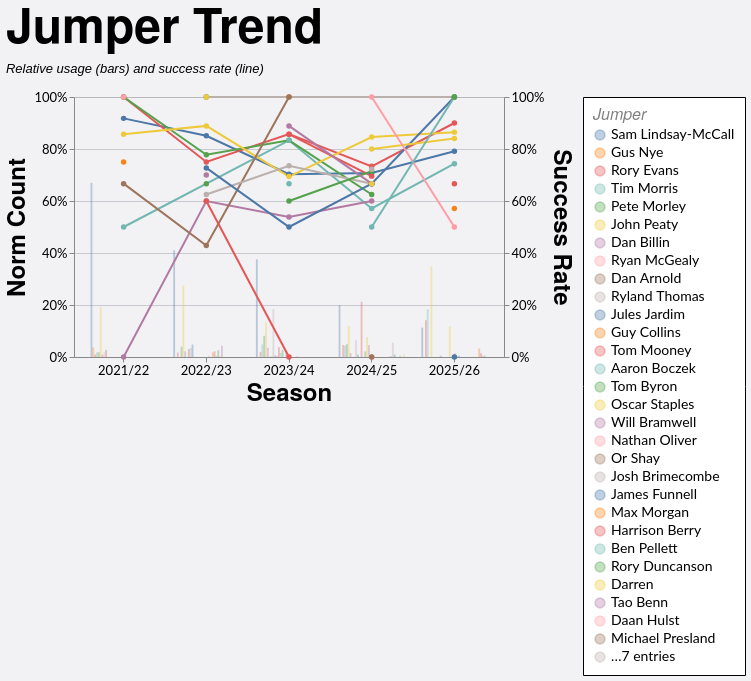

The specification (Vega-Lite) saved for this image:
### Vega-Lite specification from a JSON file in a GitHub repository (floating-point values rounded to 4 significant figures; data arrays with more than 128 entries replaced by an {"elided": "..."} marker saying what was removed)
{"config": {"axis": {"labelFont": "Lato, sans-serif", "titleFont": "PT Sans Narrow, Helvetica Neue, Helvetica, Arial, sans-serif", "labelFontSize": 13, "titleFontSize": 24, "gridColor": "#202947", "gridOpacity": 0.2}, "header": {"labelFont": "PT Sans Narrow, Helvetica Neue, Helvetica, Arial, sans-serif", "titleFont": "PT Sans Narrow, Helvetica Neue, Helvetica, Arial, sans-serif", "labelFontSize": 24, "titleFontSize": 28, "labelFontWeight": "bold", "orient": "left"}, "legend": {"labelFont": "Lato, sans-serif", "titleFont": "PT Sans Narrow, Helvetica Neue, Helvetica, Arial, sans-serif", "labelFontSize": 14, "titleFontSize": 16, "titlePadding": 5, "fillColor": "white", "strokeColor": "black", "padding": 10, "titleFontWeight": "lighter", "titleFontStyle": "italic", "titleColor": "gray", "offset": 10}, "title": {"font": "PT Sans Narrow, Helvetica Neue, Helvetica, Arial, sans-serif", "fontSize": 48, "fontWeight": "bold", "anchor": "start", "align": "center", "titlePadding": 20, "subtitlePadding": 10, "subtitleFontSize": 13, "subtitleColor": "", "subtitleFontStyle": "italic", "offset": 15, "color": "black"}, "axisX": {"labelAngle": 0}, "facet": {"title": null, "header": null, "align": {"row": "each", "column": "each"}}, "resolve": {"scale": {"y": "independent", "facet": "independent"}}, "background": "#f2f1f4"}, "layer": [{"mark": {"type": "bar", "opacity": 0.35}, "encoding": {"color": {"field": "jumper", "sort": null, "title": "Jumper", "type": "nominal"}, "tooltip": [{"field": "season", "title": "Season", "type": "nominal"}, {"field": "jumper", "title": "Jumper", "type": "nominal"}, {"field": "won", "format": ",.0f", "title": "Won", "type": "quantitative"}, {"field": "attempts", "format": ",.0f", "title": "Attempts", "type": "quantitative"}, {"field": "norm_count", "format": ".1%", "title": "Norm Count", "type": "quantitative"}, {"field": "success_rate", "format": ".1%", "title": "Success Rate", "type": "quantitative"}], "x": {"field": "season", "sort": ["2021/22", "2022/23", "2023/24", "2024/25", "2025/26"], "title": "Season", "type": "nominal"}, "xOffset": {"field": "jumper", "sort": null, "type": "nominal"}, "y": {"axis": {"format": "%", "orient": "left"}, "field": "norm_count", "scale": {"domain": [0, 1]}, "title": "Norm Count", "type": "quantitative"}}, "transform": [{"filter": "(loSquad == 'All' || datum.squad == loSquad) && (loGameType == 'All' || (loGameType == 'League + Cup' && (datum.game_type == 'League' || datum.game_type == 'Cup')) || (loGameType == 'League only' && datum.game_type == 'League') || datum.game_type == loGameType) && (loOpposition == 'All' || datum.opposition == loOpposition) && (loThrower == 'All' || datum.thrower == loThrower) && (loJumper == 'All' || datum.jumper == loJumper) && (loArea == 'All' || datum.area == loArea) && (loNumbers == 'All' || datum.numbers == loNumbers) && (loCallType == 'All' || datum.call_type == loCallType)"}, {"aggregate": [{"op": "count", "as": "attempts"}, {"op": "sum", "field": "won", "as": "won"}], "groupby": ["season", "jumper"]}, {"joinaggregate": [{"op": "sum", "field": "attempts", "as": "season_attempts"}], "groupby": ["season"]}, {"calculate": "datum.attempts / datum.season_attempts", "as": "norm_count"}, {"calculate": "datum.won / datum.attempts", "as": "success_rate"}]}, {"mark": {"type": "line", "point": true, "strokeWidth": 2}, "encoding": {"color": {"field": "jumper", "sort": null, "title": "Jumper", "type": "nominal"}, "detail": {"field": "jumper", "type": "nominal"}, "tooltip": [{"field": "season", "title": "Season", "type": "nominal"}, {"field": "jumper", "title": "Jumper", "type": "nominal"}, {"field": "won", "format": ",.0f", "title": "Won", "type": "quantitative"}, {"field": "attempts", "format": ",.0f", "title": "Attempts", "type": "quantitative"}, {"field": "norm_count", "format": ".1%", "title": "Norm Count", "type": "quantitative"}, {"field": "success_rate", "format": ".1%", "title": "Success Rate", "type": "quantitative"}], "x": {"field": "season", "sort": ["2021/22", "2022/23", "2023/24", "2024/25", "2025/26"], "title": "Season", "type": "nominal"}, "y": {"axis": {"format": "%", "orient": "right"}, "field": "success_rate", "scale": {"domain": [0, 1]}, "title": "Success Rate", "type": "quantitative"}}, "transform": [{"filter": "(loSquad == 'All' || datum.squad == loSquad) && (loGameType == 'All' || (loGameType == 'League + Cup' && (datum.game_type == 'League' || datum.game_type == 'Cup')) || (loGameType == 'League only' && datum.game_type == 'League') || datum.game_type == loGameType) && (loOpposition == 'All' || datum.opposition == loOpposition) && (loThrower == 'All' || datum.thrower == loThrower) && (loJumper == 'All' || datum.jumper == loJumper) && (loArea == 'All' || datum.area == loArea) && (loNumbers == 'All' || datum.numbers == loNumbers) && (loCallType == 'All' || datum.call_type == loCallType)"}, {"aggregate": [{"op": "count", "as": "attempts"}, {"op": "sum", "field": "won", "as": "won"}], "groupby": ["season", "jumper"]}, {"joinaggregate": [{"op": "sum", "field": "attempts", "as": "season_attempts"}], "groupby": ["season"]}, {"calculate": "datum.attempts / datum.season_attempts", "as": "norm_count"}, {"calculate": "datum.won / datum.attempts", "as": "success_rate"}]}], "data": {"name": "data-97c2c564e8a0cdaee3730a92991522ed"}, "height": 260, "params": [{"name": "loSquad", "value": "All"}, {"name": "loSeason", "value": "All"}, {"name": "loGameType", "value": "All"}, {"name": "loOpposition", "value": "All"}, {"name": "loThrower", "value": "All"}, {"name": "loJumper", "value": "All"}, {"name": "loArea", "value": "All"}, {"name": "loNumbers", "value": "All"}, {"name": "loCallType", "value": "All"}], "resolve": {"scale": {"y": "independent"}}, "title": {"text": "Jumper Trend", "subtitle": "Relative usage (bars) and success rate (line)"}, "width": 430, "$schema": "https://vega.github.io/schema/vega-lite/v5.20.1.json", "datasets": {"data-97c2c564e8a0cdaee3730a92991522ed": {"elided": "1242 records"}}}
